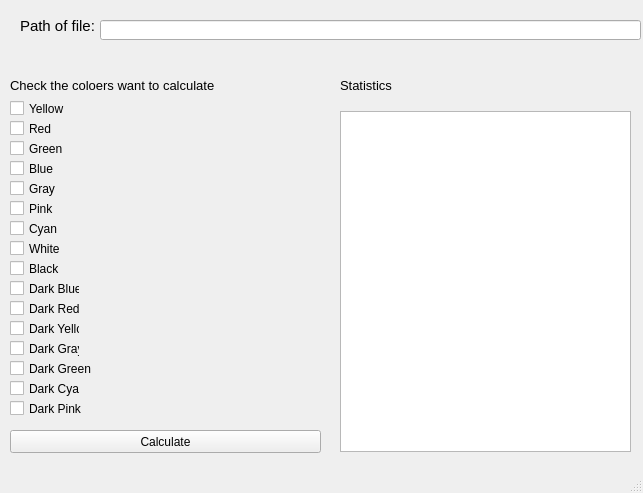
<?xml version="1.0" encoding="UTF-8"?>
<ui version="4.0">
 <class>MainWindow</class>
 <widget class="QMainWindow" name="MainWindow">
  <property name="geometry">
   <rect>
    <x>0</x>
    <y>0</y>
    <width>643</width>
    <height>493</height>
   </rect>
  </property>
  <property name="windowTitle">
   <string>MainWindow</string>
  </property>
  <widget class="QWidget" name="centralwidget">
   <widget class="QLineEdit" name="lineEdit">
    <property name="geometry">
     <rect>
      <x>100</x>
      <y>20</y>
      <width>541</width>
      <height>20</height>
     </rect>
    </property>
   </widget>
   <widget class="QLabel" name="label">
    <property name="geometry">
     <rect>
      <x>20</x>
      <y>10</y>
      <width>91</width>
      <height>31</height>
     </rect>
    </property>
    <property name="font">
     <font>
      <pointsize>11</pointsize>
     </font>
    </property>
    <property name="text">
     <string>Path of file:</string>
    </property>
   </widget>
   <widget class="QCheckBox" name="yellow">
    <property name="geometry">
     <rect>
      <x>10</x>
      <y>100</y>
      <width>70</width>
      <height>17</height>
     </rect>
    </property>
    <property name="text">
     <string>Yellow</string>
    </property>
   </widget>
   <widget class="QCheckBox" name="red">
    <property name="geometry">
     <rect>
      <x>10</x>
      <y>120</y>
      <width>70</width>
      <height>17</height>
     </rect>
    </property>
    <property name="text">
     <string>Red</string>
    </property>
   </widget>
   <widget class="QCheckBox" name="green">
    <property name="geometry">
     <rect>
      <x>10</x>
      <y>140</y>
      <width>70</width>
      <height>17</height>
     </rect>
    </property>
    <property name="text">
     <string>Green</string>
    </property>
   </widget>
   <widget class="QCheckBox" name="blue">
    <property name="geometry">
     <rect>
      <x>10</x>
      <y>160</y>
      <width>70</width>
      <height>17</height>
     </rect>
    </property>
    <property name="text">
     <string>Blue</string>
    </property>
   </widget>
   <widget class="QCheckBox" name="cyan">
    <property name="geometry">
     <rect>
      <x>10</x>
      <y>220</y>
      <width>70</width>
      <height>17</height>
     </rect>
    </property>
    <property name="text">
     <string>Cyan </string>
    </property>
   </widget>
   <widget class="QCheckBox" name="pink">
    <property name="geometry">
     <rect>
      <x>10</x>
      <y>200</y>
      <width>70</width>
      <height>17</height>
     </rect>
    </property>
    <property name="text">
     <string>Pink</string>
    </property>
   </widget>
   <widget class="QCheckBox" name="gray">
    <property name="geometry">
     <rect>
      <x>10</x>
      <y>180</y>
      <width>70</width>
      <height>17</height>
     </rect>
    </property>
    <property name="text">
     <string>Gray</string>
    </property>
   </widget>
   <widget class="QCheckBox" name="dyellow">
    <property name="geometry">
     <rect>
      <x>10</x>
      <y>320</y>
      <width>70</width>
      <height>17</height>
     </rect>
    </property>
    <property name="text">
     <string>Dark Yellow</string>
    </property>
   </widget>
   <widget class="QCheckBox" name="dred">
    <property name="geometry">
     <rect>
      <x>10</x>
      <y>300</y>
      <width>70</width>
      <height>17</height>
     </rect>
    </property>
    <property name="text">
     <string>Dark Red</string>
    </property>
   </widget>
   <widget class="QCheckBox" name="dblue">
    <property name="geometry">
     <rect>
      <x>10</x>
      <y>280</y>
      <width>70</width>
      <height>17</height>
     </rect>
    </property>
    <property name="text">
     <string>Dark Blue</string>
    </property>
   </widget>
   <widget class="QCheckBox" name="white">
    <property name="geometry">
     <rect>
      <x>10</x>
      <y>240</y>
      <width>70</width>
      <height>17</height>
     </rect>
    </property>
    <property name="text">
     <string>White </string>
    </property>
   </widget>
   <widget class="QCheckBox" name="black">
    <property name="geometry">
     <rect>
      <x>10</x>
      <y>260</y>
      <width>70</width>
      <height>17</height>
     </rect>
    </property>
    <property name="text">
     <string>Black</string>
    </property>
   </widget>
   <widget class="QCheckBox" name="dpink">
    <property name="geometry">
     <rect>
      <x>10</x>
      <y>400</y>
      <width>101</width>
      <height>17</height>
     </rect>
    </property>
    <property name="text">
     <string>Dark Pink</string>
    </property>
   </widget>
   <widget class="QCheckBox" name="dcyan">
    <property name="geometry">
     <rect>
      <x>10</x>
      <y>380</y>
      <width>70</width>
      <height>17</height>
     </rect>
    </property>
    <property name="text">
     <string>Dark Cyan</string>
    </property>
   </widget>
   <widget class="QCheckBox" name="dgreen">
    <property name="geometry">
     <rect>
      <x>10</x>
      <y>360</y>
      <width>91</width>
      <height>17</height>
     </rect>
    </property>
    <property name="text">
     <string>Dark Green</string>
    </property>
   </widget>
   <widget class="QCheckBox" name="dgray">
    <property name="geometry">
     <rect>
      <x>10</x>
      <y>340</y>
      <width>70</width>
      <height>17</height>
     </rect>
    </property>
    <property name="text">
     <string>Dark Gray</string>
    </property>
   </widget>
   <widget class="QLabel" name="label_2">
    <property name="geometry">
     <rect>
      <x>10</x>
      <y>70</y>
      <width>341</width>
      <height>31</height>
     </rect>
    </property>
    <property name="font">
     <font>
      <pointsize>10</pointsize>
     </font>
    </property>
    <property name="text">
     <string>Check the coloers want to calculate</string>
    </property>
   </widget>
   <widget class="QPushButton" name="calculate_btn">
    <property name="geometry">
     <rect>
      <x>10</x>
      <y>430</y>
      <width>311</width>
      <height>23</height>
     </rect>
    </property>
    <property name="text">
     <string>Calculate</string>
    </property>
   </widget>
   <widget class="QLabel" name="label_3">
    <property name="geometry">
     <rect>
      <x>340</x>
      <y>70</y>
      <width>341</width>
      <height>31</height>
     </rect>
    </property>
    <property name="font">
     <font>
      <pointsize>10</pointsize>
     </font>
    </property>
    <property name="text">
     <string>Statistics</string>
    </property>
   </widget>
   <widget class="QTextBrowser" name="output">
    <property name="geometry">
     <rect>
      <x>340</x>
      <y>111</y>
      <width>291</width>
      <height>341</height>
     </rect>
    </property>
   </widget>
  </widget>
  <widget class="QMenuBar" name="menubar">
   <property name="geometry">
    <rect>
     <x>0</x>
     <y>0</y>
     <width>643</width>
     <height>21</height>
    </rect>
   </property>
  </widget>
  <widget class="QStatusBar" name="statusbar"/>
 </widget>
 <resources/>
 <connections>
  <connection>
   <sender>calculate_btn</sender>
   <signal>clicked()</signal>
   <receiver>calculate_btn</receiver>
   <slot>deleteLater()</slot>
   <hints>
    <hint type="sourcelabel">
     <x>165</x>
     <y>462</y>
    </hint>
    <hint type="destinationlabel">
     <x>165</x>
     <y>462</y>
    </hint>
   </hints>
  </connection>
 </connections>
</ui>
